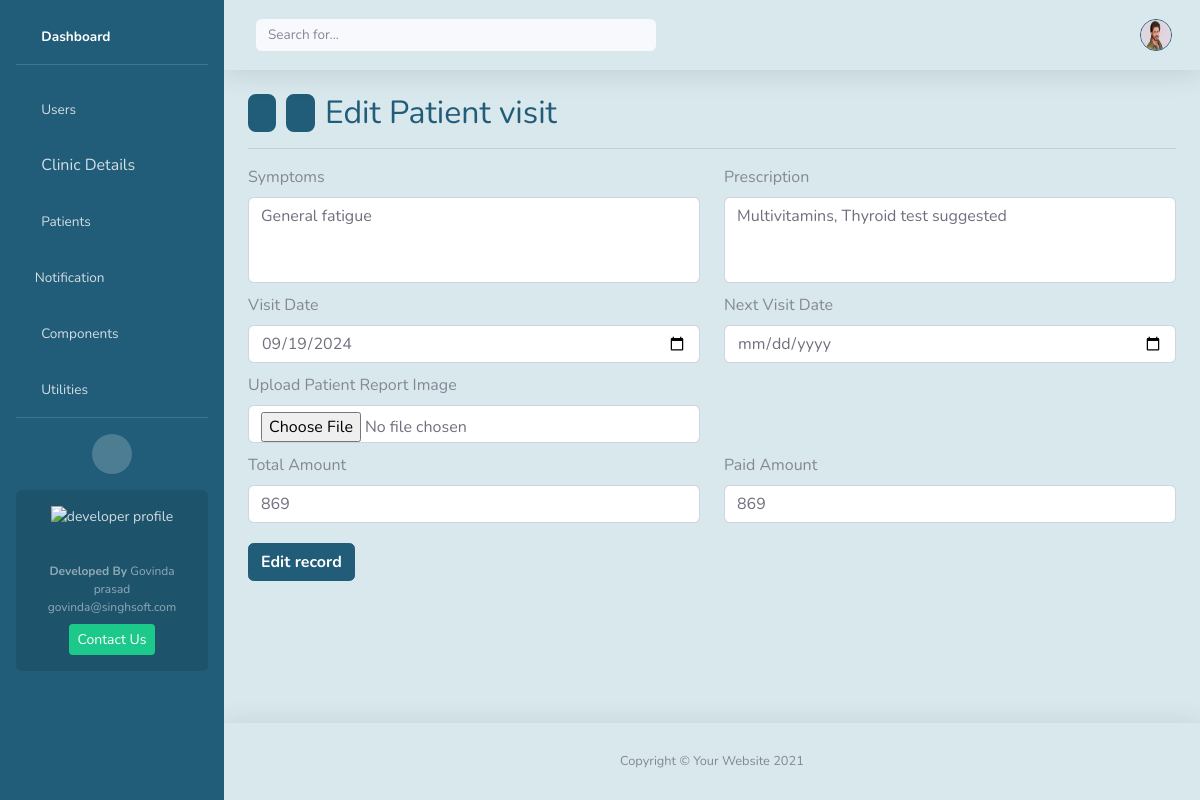
Page /edit-patient-visit/2/8/ (signed in) on the committed database.
### home/models.py (models this page shows, shortened)
class User(AbstractUser):
    custom_id   = models.CharField(max_length=10, unique=True, blank=False, null=False)
    clinic      = models.ForeignKey('Clinic', on_delete=models.CASCADE, related_name="clinic_users", null=True, blank=True)
    profile_img = models.ImageField(upload_to=rename_image, blank=True)
    phone       = models.CharField(validators=[indian_phone_regex], max_length=15, blank=True, null=True)
    is_superuser= models.BooleanField(default=False)
    is_admin    = models.BooleanField(default=False)    # clinic admin
    is_admin_staff= models.BooleanField(default=False)    # clinic staff
    is_password_reset=models.BooleanField(default=False)
    is_active   = models.BooleanField(default=True)
    updated_at  = models.DateTimeField(auto_now=True)
    objects     = CustomUserManager()

class Prescription(models.Model):
    PAYMENT_STATUS = (
        ('Paid', 'Paid'),
        ('Pending', 'Pending'),
        ('Partial Paid', 'Partial Paid'),
    )
    patient     = models.ForeignKey(Patient, related_name="records", on_delete=models.CASCADE)
    symptoms    = models.TextField(blank=True)
    prescription= models.TextField(blank=True)
    image       = models.ImageField(upload_to=rename_image, blank=True)
    amount      = models.IntegerField(default=0)
    pending_amount= models.IntegerField(default=0)
    status      = models.CharField(max_length=15, choices=PAYMENT_STATUS, default='Paid')
    visit_date  = models.DateTimeField(auto_now_add=True)
    next_visit  = models.DateField(blank=True, null=True)

### home/views.py (the view, shortened to what this page needs)
# urls.py: path('edit-patient-visit/<int:patient_id>/<int:visit_id>/', views.edit_patient_visit, name='edit_patient_visit'),
@require_http_methods(["GET", "POST"])
@login_required(login_url='login')
def edit_patient_visit(request, patient_id, visit_id):
    today = now().date()
    today = today.strftime("%Y-%m-%d")
    if request.method == 'GET':
        prs = Prescription.objects.filter(id=visit_id).first()
        return render(request, 'edit_patient_visit.html', {'today': today, 'prs':prs, 'patient_id':patient_id, 'visit_id':visit_id})

### home/context_processors.py (called while the page is built)
def notification_context(request):
    if request.user.is_authenticated:
        unread = Notification.objects.filter(
            receiver=request.user
        ).exclude(
            seen_notes__seen_by=request.user
        ).count()
    else:
        unread = 0
    return {"unread_notifications": unread}

### home/templates/edit_patient_visit.html (shortened to what this page needs)
{% extends 'layout.html' %}
{% block content %}
    <div class="d-flex justify-content-between align-items-center">
        <div class="nav-container" style="display: flex; gap: 10px; justify-content: center;">
            <button class="cnav-btn" onclick="window.history.back()" title="Back"><i class="fa fa-arrow-left"></i></button>
            <button class="cnav-btn" onclick="window.history.forward()" title="Forward"><i class="fa fa-arrow-right"></i></button>
            <h2 class="mb-0 custome-color-dark">Edit Patient visit</h2>
        </div>
    </div>
    <hr>
    <div class="justify-content-center">
        <form method="POST" enctype="multipart/form-data" id="edit_patint_visit">
            <div class="row" style="margin-top: 10px;">
                <div class="col-sm-6"><label class="form-label">Symptoms</label>
                    <textarea class="form-control" name="symptoms" placeholder="Symptoms" style="width: 100%; resize: none;" rows="3" >{{prs.symptoms}}</textarea>
                </div>
                <div class="col-sm-6"><label class="form-label">Prescription</label>
                    <textarea class="form-control" name="prescription" placeholder="Prescription" style="width: 100%; resize: none;" rows="3" >{{prs.prescription}}</textarea>
                </div>
            </div>
            <div class="row" style="margin-top: 10px;">
                <div class="col-sm-6">
                    <label class="form-label">Visit Date</label>
                    <input class="form-control" type="date" id="visit_date" name="visit_date" value="{{ prs.visit_date|date:'Y-m-d'}}">
                </div>
                <div class="col-sm-6">
                    <label class="form-label">Next Visit Date</label>
                    <input class="form-control" type="date" id="next_visit" name="next_visit" value="{{prs.next_visit|date:'Y-m-d'}}"  >
                </div>
            </div>
            <div class="row" style="margin-top: 10px;">
                <div class="col-sm-6">
                    <label class="form-label">Upload Patient Report Image</label>
                    <input type="file" class="form-control" name="image" placeholder="Upload Image" style="width: 100%;" accept="image/*" >
                </div>
            </div>
            <div class="row" style="margin-top: 10px;">
                <div class="col-sm-6"><label class="form-label">Total Amount</label>
                    <input type="number" class="form-control" name="amount" placeholder="Total Amount" style="width: 100%;"
                        min="0" step="1" value="{{prs.amount}}"  >
                </div>
                <div class="col-sm-6"><label class="form-label">Paid Amount</label>
                    <input type="number" class="form-control" name="paid_amount" placeholder="Paid Amount" style="width: 100%;"
                        min="0" step="1" value="{{prs.amount}}">
                </div>
            </div>
            <button class="btn cb" id="add_visit" name="submit" type="submit" style="margin-top: 20px;">Edit record</button>
        </form>
    </div>
{% endblock %}

### home/templates/layout.html (shortened to what this page needs)
{% load static %}
{% load custom_filters %}
<!DOCTYPE html>
<html lang="en">
<head>
    <link href="{% static 'vendor/fontawesome-free/css/all.min.css' %}" rel="stylesheet" type="text/css">
    <link href="{% static 'css/sb-admin-2.min.css' %}" rel="stylesheet">
</head>
<body id="page-top">
    <div id="wrapper">
        <ul class="navbar-nav sidebar sidebar-dark box-background-dark" id="accordionSidebar">
            <li class="nav-item active mt-2" >
                <a class="nav-link" href="{% url 'home' %}">
                    <i class="fas fa-fw fa-tachometer-alt"></i>
                    <span>Dashboard</span></a>
            </li>
            <hr class="sidebar-divider">
            <li class="nav-item">
                <a class="nav-link " href="{% url 'all_users' %}" aria-expanded="true" >
                    <i class="fas fa-fw fa-user"></i>
                    <span>Users</span>
                </a>
            </li>
            <li class="nav-item">
                <a class="nav-link" href="{% url 'clinic' %}" aria-expanded="true">
                    <i class="fas fas fa-fw fa-cog"></i>
                    Clinic Details
                </a>
            </li>
            <li class="nav-item">
                <a class="nav-link " href="{% url 'patients' %}" aria-expanded="true" >
                    <i class="fas fa-fw fa-user"></i>
                    <span>Patients</span>
                </a>
            </li>
            <li class="nav-item">
                <a class="nav-link " href="{% url 'notifications' %}" aria-expanded="true" >
                    <i class="fas fa-envelope-open-text"></i>
                    <span>Notification</span>
                </a>
            </li>
            <li class="nav-item">
                <a class="nav-link collapsed" href="#" data-toggle="collapse" data-target="#collapseTwo"
                    aria-expanded="true" aria-controls="collapseTwo">
                    <i class="fas fa-fw fa-cog"></i>
                    <span>Components</span>
                </a>
            </li>
            <li class="nav-item">
                <a class="nav-link collapsed" href="#" data-toggle="collapse" data-target="#collapseUtilities"
                    aria-expanded="true" aria-controls="collapseUtilities">
                    <i class="fas fa-fw fa-wrench"></i>
                    <span>Utilities</span>
                </a>
            </li>
            <hr class="sidebar-divider d-none d-md-block">
            <div class="text-center d-none d-md-inline">
                <button class="rounded-circle border-0" id="sidebarToggle"></button>
            </div>
            <div class="sidebar-card d-none d-lg-flex">
                <img class="sidebar-card-illustration mb-2" src="{% static "/img/profile.jfif" %}" alt="developer profile">
                <p class="text-center mb-2"><strong>Developed By</strong> Govinda prasad govinda@singhsoft.com</p>
                <a class="btn btn-success btn-sm" href="mailto:govinda@singhsoft.com">Contact Us</a>
            </div>
        </ul>
        <div id="content-wrapper" class="d-flex flex-column">
            <div id="content" style="background: #d8e8ec">
                <nav class="navbar navbar-expand topbar mb-4 static-top shadow">
                    <form class="d-none d-sm-inline-block form-inline mr-auto ml-md-3 my-2 my-md-0 mw-100 navbar-search">
                        <div class="input-group">
                            <input type="text" class="form-control bg-light border-0 small" placeholder="Search for..."
                                aria-label="Search" aria-describedby="basic-addon2" id="search-bar">
                        </div>
                    </form>
                    <ul class="navbar-nav ml-auto">
                        <li class="nav-item dropdown no-arrow mx-1">
                            <a class="nav-link dropdown-toggle" href="#" id="messagesDropdown" role="button"
                                data-toggle="dropdown" aria-haspopup="true" aria-expanded="false" onclick="fetchNotifications()">
                                <i class="fas fa-envelope fa-fw custome-color-dark"></i>
                            </a>
                        </li>
                        <li class="nav-item dropdown no-arrow">
                            <a class="nav-link dropdown-toggle" href="#" id="userDropdown" role="button"
                                data-toggle="dropdown" aria-haspopup="true" aria-expanded="false">
                                {% if request.user.profile_img %}
                                    <img class="img-profile rounded-circle box-background-border-dark"
                                        src="{{request.user.profile_img.url}}" alt="profile image" title="{{request.user.username}}">
                                {% else %}
                                    <div class="img-profile rounded-circle user-face" title="{{request.user.username}}">
                                        {{ request.user.username|get_first_letter|upper }}
                                    </div>
                                {% endif %}
                            </a>
                        </li>
                    </ul>
                </nav>
                <div class="container-fluid">
                    {% block content %}{% endblock %}
                </div>
            </div>
            <footer class="sticky-footer box-background-light shadow">
                <div class="container my-auto">
                    <div class="copyright text-center my-auto" style="">
                        <span>Copyright &copy; Your Website 2021</span>
                    </div>
                </div>
            </footer>
        </div>
    </div>
</body>
</html>

### home/templates/layout.html (style rules this page uses)
input[type=number] { -moz-appearance: textfield; }
.cnav-btn { color: white; font-weight:bold; border-radius: 8px; cursor: pointer; background-color: rgba(33, 92, 120, 1)!important; border: 2px solid rgba(33, 92, 120, 1)!important; }
.box-background-dark { background-color: rgba(33, 92, 120, 1)!important; }
.box-background-light { background-color: #d8e8ec; }
.custome-color-dark { color: rgba(33, 92, 120, 1); }
.box-background-border-dark { background-color: rgba(33, 92, 120, 1)!important; border: 1px solid rgba(33, 92, 120, 1)!important; }
.cb { background-color: rgba(33, 92, 120, 1)!important; border: 1px solid rgba(33, 92, 120, 1)!important; color: white; font-weight: bold; }

### rows in the picture
User: user.profile_img (picture)
Prescription: symptoms "General fatigue", prescription "Multivitamins, Thyroid test suggested", visit_date "09/19/2024", amount "869", paid_amount "869"
